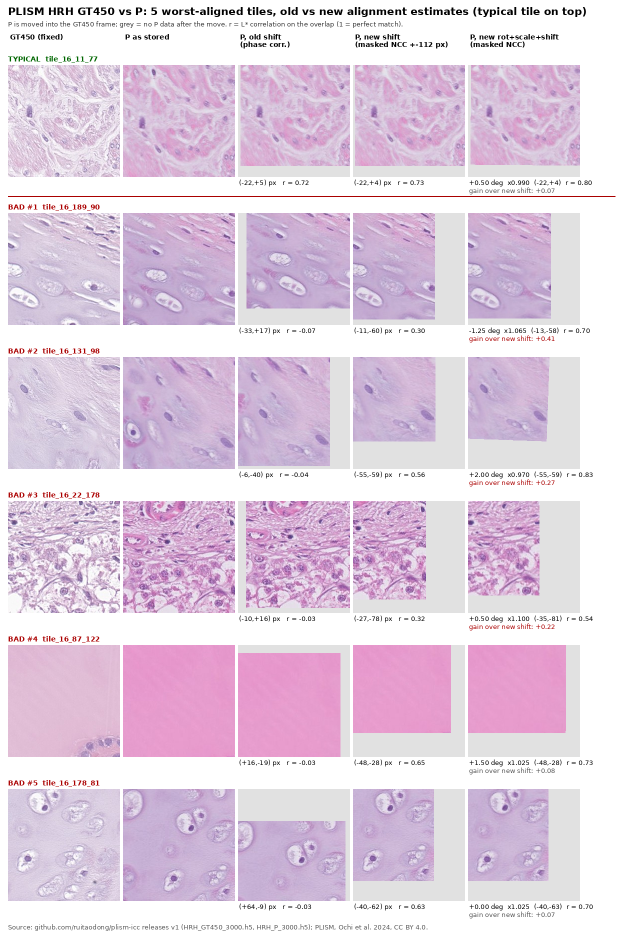
#> input picture HRH_bad_alignment_grid-rot-scale.png, 1246 x 1872 px (shown at 1/2 size)
$ python wsi_xyz.py ufs HRH_bad_alignment_grid-rot-scale.png
#> lines starting #> are read from the running program, lines starting #| are printed output that depends on the picture
#> further down, rgb is the input picture: shape (1872, 1246, 3); mean R, G, B 225.9, 208.2, 225.9
#!/usr/bin/env python3
"""Convert whole-slide image pixels to CIE XYZ (ICC PCS: D50, white Y = 1).

  Philips UFS (iSyntax, no filter): pixels are already sRGB  -> decode sRGB, sRGB->XYZ matrix
  Aperio GT450:                    pixels are scanner RGB    -> scanner ICC profile (A2B lut16)

Both functions return float arrays (..., 3) in the same space, so the results are
directly comparable (glass / display white -> D50 = 0.9642, 1.0, 0.8249).

Usage:
    python wsi_xyz.py ufs  philips_tile.png
    python wsi_xyz.py gt450 gt450_tile.png --icc GT450_v2.icc
"""
import argparse
import struct

import numpy as np
from PIL import Image
from scipy.interpolate import RegularGridInterpolator

D50 = np.array([0.9642, 1.0, 0.8249])

# Linear sRGB -> XYZ, Bradford-adapted D65 -> D50 (the matrix in the standard sRGB ICC profile)
SRGB_TO_XYZ_D50 = np.array([[0.4360747, 0.3850649, 0.1430804],
                            [0.2225045, 0.7168786, 0.0606169],
                            [0.0139322, 0.0971045, 0.7141733]])
# Linear sRGB -> XYZ with D65 white (plain CIE colorimetry, if you prefer D65)
SRGB_TO_XYZ_D65 = np.array([[0.4124, 0.3576, 0.1805],
                            [0.2126, 0.7152, 0.0722],
                            [0.0193, 0.1192, 0.9505]])


def srgb_decode(v):
    """sRGB code values (0-1) -> linear light (0-1)."""
    v = np.asarray(v, dtype=np.float64)
    return np.where(v <= 0.04045, v / 12.92, ((v + 0.055) / 1.055) ** 2.4)
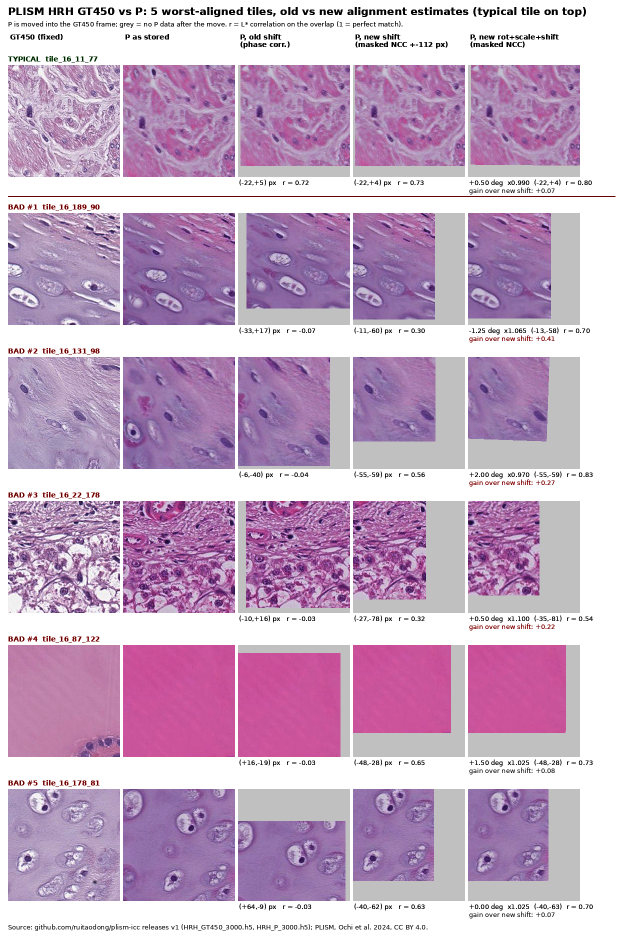
#> returned value: shape (1872, 1246, 3) float64 (shown at 1/2 size); mean of channels 0, 1, 2 0.779, 0.672, 0.78; drawn as R, G, B


def ufs_to_xyz(rgb8, white="D50"):
    """Philips UFS pixels (uint8 RGB, already sRGB) -> XYZ."""
    lin = srgb_decode(np.asarray(rgb8, dtype=np.float64) / 255.0)
    M = SRGB_TO_XYZ_D50 if white == "D50" else SRGB_TO_XYZ_D65
    return lin @ M.T
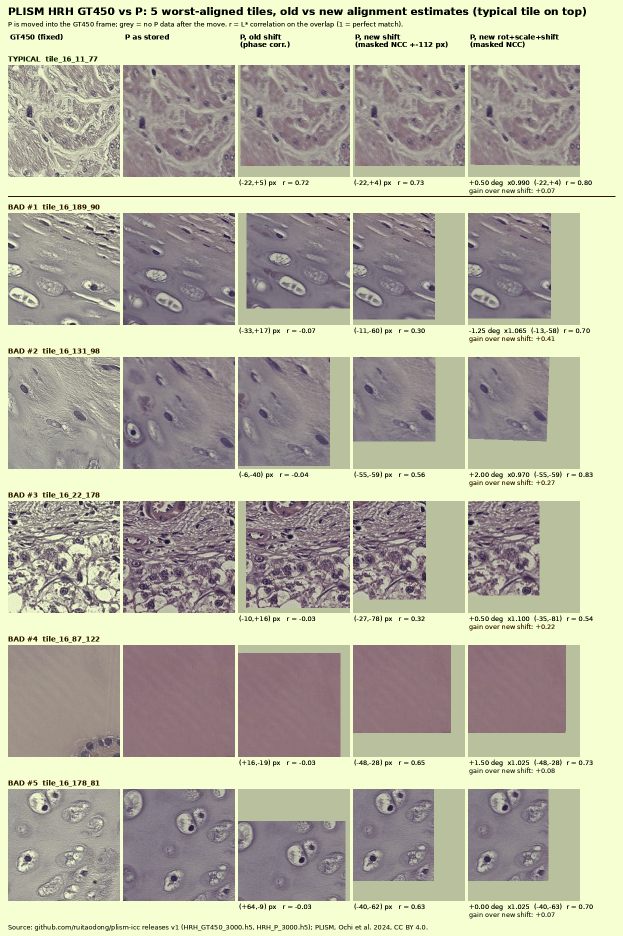
#> returned value: shape (1872, 1246, 3) float64 (shown at 1/2 size); mean of channels 0, 1, 2 0.71, 0.702, 0.633; drawn as R, G, B


class ICCLut16:
    """Minimal reader for an RGB->XYZ ICC profile whose A2B tag is lut16Type ('mft2'),
    as in the GT450 Segue profiles. Applies input curves, 3D grid (trilinear), output curves."""

    def __init__(self, path, tag="A2B1"):  # A2B1 = media-relative colorimetric (same data as A2B0 in the Segue profiles)
        d = open(path, "rb").read()
        if d[20:24] != b"XYZ ":
            raise ValueError("profile PCS is not XYZ")
        n = struct.unpack(">I", d[128:132])[0]
        tags = {}
        for i in range(n):
            sig, off, ln = struct.unpack(">4sII", d[132 + 12 * i:144 + 12 * i])
            tags[sig.decode()] = (off, ln)
        if tag not in tags:
            tag = "A2B0"
        off, _ = tags[tag]
        t = d[off:]
        if t[:4] != b"mft2":
            raise ValueError(f"{tag} is {t[:4]!r}, expected lut16 'mft2'")
        nin, nout, g = t[8], t[9], t[10]
        nI, nO = struct.unpack(">HH", t[48:52])
        p = 52
        u16 = lambda k: np.frombuffer(t, dtype=">u2", count=k, offset=p).astype(np.float64) / 65535.0
        self.inp = u16(nin * nI).reshape(nin, nI); p += nin * nI * 2
        clut = u16(g ** nin * nout).reshape((g,) * nin + (nout,)); p += g ** nin * nout * 2
        self.out = u16(nout * nO).reshape(nout, nO)
        axis = np.linspace(0, 1, g)
        self.interp = RegularGridInterpolator((axis,) * nin, clut)
        # lut16 XYZ encoding: 1.0 is stored as 0x8000, i.e. value * 65535/32768
        self.xyz_scale = 65535.0 / 32768.0

    @staticmethod
    def _curves(x, tables):
        return np.stack([np.interp(x[..., c], np.linspace(0, 1, tables.shape[1]), tables[c])
                         for c in range(x.shape[-1])], axis=-1)

    def __call__(self, rgb01):
        shape = rgb01.shape
        x = self._curves(rgb01.reshape(-1, 3), self.inp)
        y = self._curves(self.interp(x), self.out)
        return (y * self.xyz_scale).reshape(shape)


def gt450_to_xyz(rgb8, icc_path="GT450_v2.icc"):
    """Aperio GT450 pixels (uint8 RGB, scanner RGB) -> XYZ via the scanner's ICC profile."""
    return ICCLut16(icc_path)(np.asarray(rgb8, dtype=np.float64) / 255.0)


def xyz_to_lab(xyz, white=D50):
    t = xyz / white
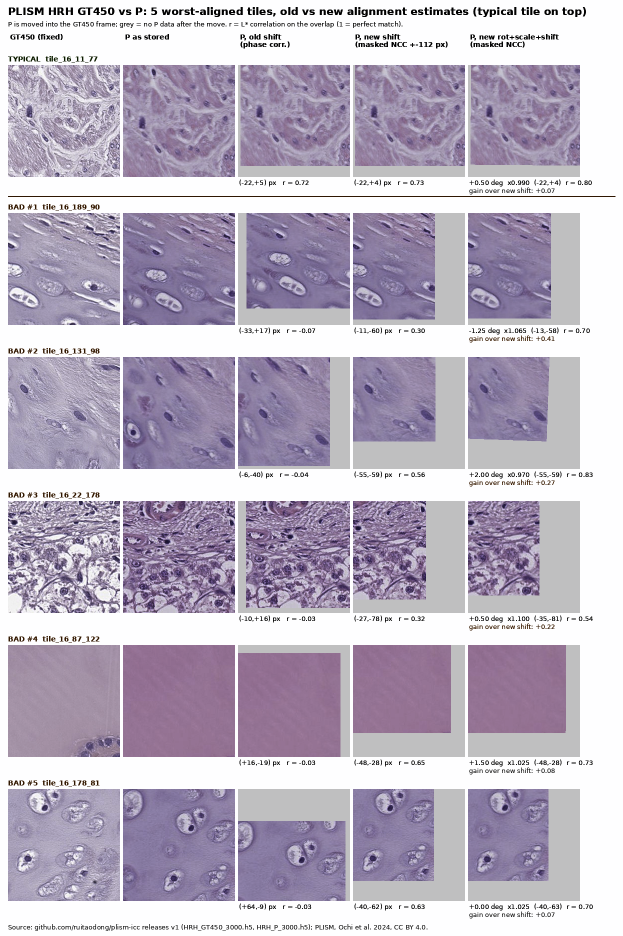
#> t: shape (1872, 1246, 3) float64 (shown at 1/2 size); mean R, G, B 0.736, 0.702, 0.767; drawn with min black and max white
    f = np.where(t > 216 / 24389, np.cbrt(t), (24389 / 27 * t + 16) / 116)
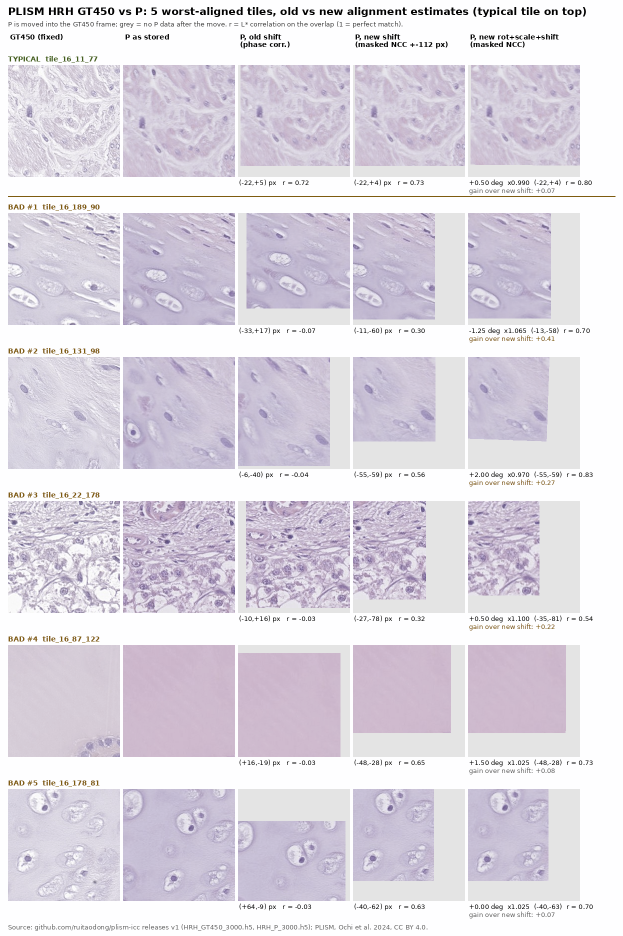
#> f: shape (1872, 1246, 3) float64 (shown at 1/2 size); mean R, G, B 0.891, 0.874, 0.906; drawn with min black and max white
    return np.stack([116 * f[..., 1] - 16, 500 * (f[..., 0] - f[..., 1]), 200 * (f[..., 1] - f[..., 2])], -1)
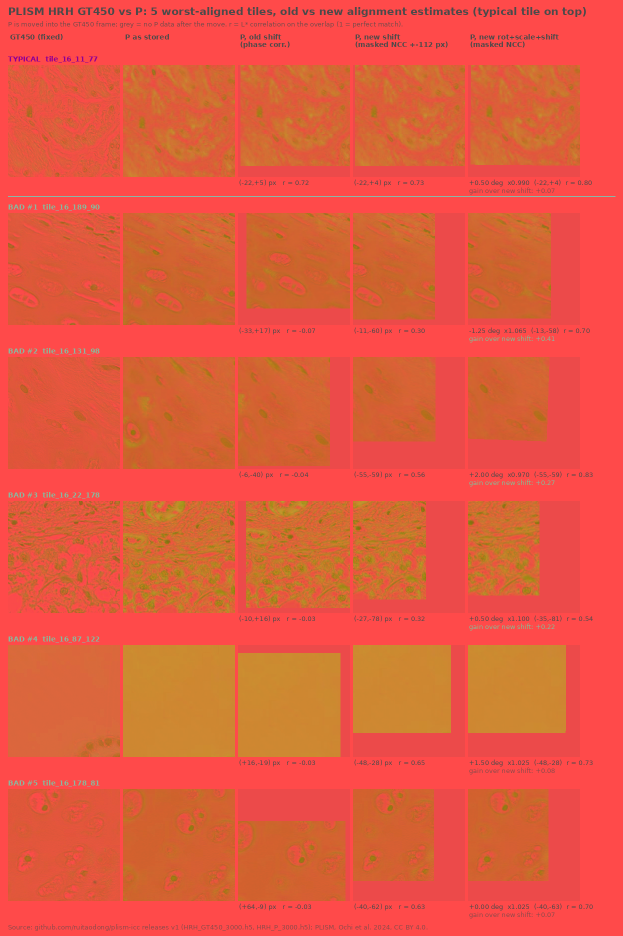
#> returned value: shape (1872, 1246, 3) float64 (shown at 1/2 size); mean of channels 0, 1, 2 85.3, 8.9, -6.4; drawn with min black and max white


if __name__ == "__main__":
    ap = argparse.ArgumentParser(description=__doc__, formatter_class=argparse.RawDescriptionHelpFormatter)
    ap.add_argument("scanner", choices=["ufs", "gt450"])
    ap.add_argument("image")
    ap.add_argument("--icc", default="GT450_v2.icc", help="GT450 profile (default: %(default)s)")
    ap.add_argument("-o", "--out", help="save XYZ as .npy (float32, H x W x 3)")
    a = ap.parse_args()

    rgb = np.asarray(Image.open(a.image).convert("RGB"))
    xyz = ufs_to_xyz(rgb) if a.scanner == "ufs" else gt450_to_xyz(rgb, a.icc)
    lab = xyz_to_lab(xyz)
    print(f"{a.image}: mean XYZ {xyz.reshape(-1, 3).mean(0).round(4)}  mean Lab {lab.reshape(-1, 3).mean(0).round(1)}")
#| HRH_bad_alignment_grid-rot-scale.png: mean XYZ [0.7099 0.7022 0.6331]  mean Lab [85.3  8.9 -6.4]
    if a.out:
        np.save(a.out, xyz.astype(np.float32))
        print("saved", a.out)
